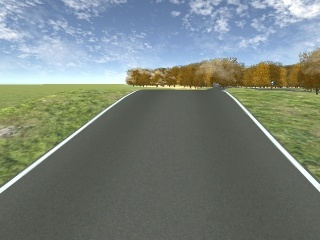
#> input picture point_later/922.jpeg, 320 x 240 px, found by its file name
$ python point.py
#> lines starting #> are read from the running program, lines starting #| are printed output that depends on the picture; after the words box and inside, x2 and y2 are one past the last pixel; in counts of white or black regions, pixels touching at a corner belong together; pictures that were not available may be replaced by others from this repository, and a replacement may not be noted
import cv2
import numpy as np


img = cv2.imread("922.jpeg")
#> img is the input picture: shape (240, 320, 3); mean B, G, R 124.2, 129.9, 120.6
h,w,c = img.shape
#> h = 240; w = 320; c = 3
img1 = cv2.imread("941.jpeg")
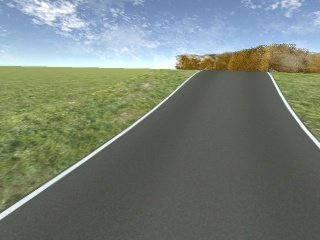
#> input picture point_later/883.jpeg, 320 x 240 px, given in place of 941.jpeg, which was not available
#> img1 is the input picture: shape (240, 320, 3); mean B, G, R 118.4, 128.2, 118.2
img2 = cv2.imread("1017.jpeg")
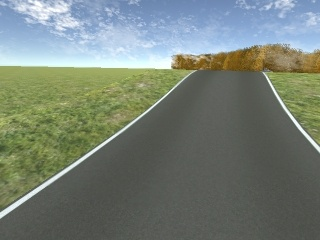
#> input picture point_later/884.jpeg, 320 x 240 px, given in place of 1017.jpeg, which was not available
#> img2 is the input picture: shape (240, 320, 3); mean B, G, R 118.4, 128.3, 118.3
orb = cv2.ORB_create()

kp1, des1 = orb.detectAndCompute(img1,None)
#> kp1 = 355 keypoints; strongest (x, y, size): (176, 66, 31), (178, 67, 31), (174, 68, 31), (174, 67, 37.2)
kp2, des2 = orb.detectAndCompute(img2,None)
#> kp2 = 354 keypoints; strongest (x, y, size): (173, 67, 31), (170, 68, 31), (170, 67, 37.2), (168, 68, 44.6)

bf = cv2.BFMatcher(cv2.NORM_HAMMING, crossCheck = True)

matches = bf.match(des1,des2)
#> matches = 207 matches
matches = sorted(matches, key = lambda x:x.distance)[:10]
#> matches = 10 matches

for i in range(len(matches)):
    b = np.random.randint(0, 255)
    g = np.random.randint(0, 255)
    r = np.random.randint(0, 255)
    point = np.uint32(kp1[matches[i].queryIdx].pt)

    cv2.circle(img1, (point[0], point[1]), 5, (b, g, r), -1)

    point1 = np.uint32(kp2[matches[i].trainIdx].pt)

    cv2.circle(img2, (point1[0], point1[1]), 5, (b, g, r), -1)
#> this loop made 10 passes
#> (b, g, r, point, point1) on passes 1 to 10: (172, 47, 117, [177, 55], [173, 55]), (192, 67, 251, [253, 50], [247, 50]), (195, 103, 9, [182, 57], [178, 57]), (211, 21, 242, [188, 57], [184, 57]), (36, 87, 70, [260, 46], [254, 46]), (216, 88, 140, [174, 68], [170, 68]), (58, 193, 230, [178, 67], [174, 67]), (39, 87, 174, [180, 66], [176, 66]), (88, 81, 165, [264, 51], [259, 51]), (25, 77, 72, [200, 59], [195, 59])
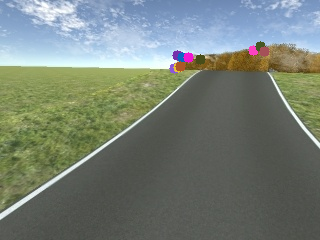
#> img1: shape (240, 320, 3); 0.82% of pixels changed, all inside (x1, y1, x2, y2) = (169, 41, 270, 74)
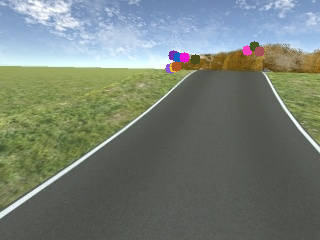
#> img2: shape (240, 320, 3); 0.82% of pixels changed, all inside (x1, y1, x2, y2) = (165, 41, 265, 74)

#print matches[1].trainIdx
    #print matches[i].queryIdx
    #print matches[i].distance

img3 = cv2.drawMatches(img1,kp1,img2,kp2,matches,None,flags=2)
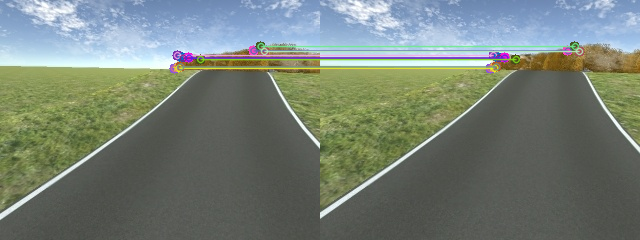
#> img3: shape (240, 640, 3); mean B, G, R 117.9, 127.7, 117.7

cv2.imshow("2",img3)
cv2.imshow("1",img1)
cv2.imshow("3",img2)
cv2.waitKey(0)
